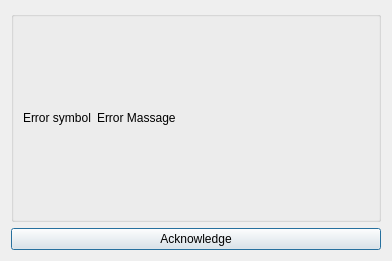
<?xml version="1.0" encoding="UTF-8"?>
<ui version="4.0">
 <class>Melding</class>
 <widget class="QDialog" name="Melding">
  <property name="geometry">
   <rect>
    <x>0</x>
    <y>0</y>
    <width>392</width>
    <height>261</height>
   </rect>
  </property>
  <property name="windowTitle">
   <string>Melding</string>
  </property>
  <layout class="QVBoxLayout" name="verticalLayout">
   <item>
    <widget class="QGroupBox" name="groupBox">
     <property name="title">
      <string/>
     </property>
     <layout class="QHBoxLayout" name="horizontalLayout">
      <item>
       <widget class="QLabel" name="ErrorSymbol">
        <property name="sizePolicy">
         <sizepolicy hsizetype="Preferred" vsizetype="Preferred">
          <horstretch>0</horstretch>
          <verstretch>0</verstretch>
         </sizepolicy>
        </property>
        <property name="minimumSize">
         <size>
          <width>50</width>
          <height>50</height>
         </size>
        </property>
        <property name="text">
         <string>Error symbol</string>
        </property>
       </widget>
      </item>
      <item>
       <widget class="QLabel" name="ErrorMassage">
        <property name="sizePolicy">
         <sizepolicy hsizetype="Expanding" vsizetype="Expanding">
          <horstretch>0</horstretch>
          <verstretch>0</verstretch>
         </sizepolicy>
        </property>
        <property name="text">
         <string>Error Massage</string>
        </property>
       </widget>
      </item>
     </layout>
    </widget>
   </item>
   <item>
    <widget class="QPushButton" name="AcknowledgeButton">
     <property name="text">
      <string>Acknowledge</string>
     </property>
    </widget>
   </item>
  </layout>
 </widget>
 <tabstops>
  <tabstop>AcknowledgeButton</tabstop>
 </tabstops>
 <resources/>
 <connections>
  <connection>
   <sender>AcknowledgeButton</sender>
   <signal>clicked()</signal>
   <receiver>Melding</receiver>
   <slot>accept()</slot>
   <hints>
    <hint type="sourcelabel">
     <x>23</x>
     <y>240</y>
    </hint>
    <hint type="destinationlabel">
     <x>-4</x>
     <y>207</y>
    </hint>
   </hints>
  </connection>
 </connections>
</ui>
